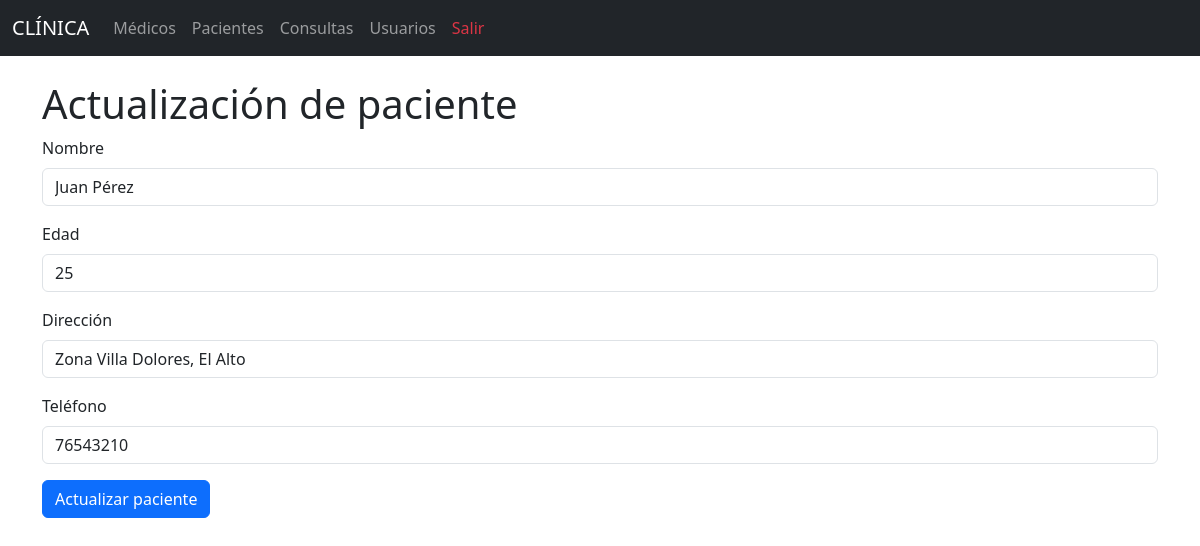
The page /pacientes/edit/1 on the database its author committed.
### models/paciente_model.py (models this page shows, shortened)
class Paciente(db.Model):
    __tablename__ = "pacientes"
    id = db.Column(db.Integer, primary_key=True)
    nombre = db.Column(db.String(80), nullable=False)
    edad = db.Column(db.Integer, nullable=False)
    direccion = db.Column(db.String(150), nullable=False)
    telefono = db.Column(db.String(20), nullable=False)
    @staticmethod
    def get_by_id(id):
        return Paciente.query.get(id)

### controllers/paciente_controller.py (the view, shortened to what this page needs)
@paciente_bp.route("/edit/<int:id>", methods=['GET', 'POST'])
def edit(id):
    paciente = Paciente.get_by_id(id)
    return paciente_view.edit(paciente)

### run.py (called while the page is built)
@app.context_processor
def inject_active_path():
    def is_active(path):
        return 'active' if request.path == path else ''
    return dict(is_active=is_active)

### views/paciente_view.py (called while the page is built)
def edit(paciente):
    return render_template('pacientes/edit.html', paciente=paciente)

### templates/pacientes/edit.html (shortened to what this page needs)
{% extends 'base.html' %}
{% block content %}
<h1>Actualización de paciente</h1>
<form action="{{url_for('paciente.edit', id=paciente.id)}}" method="POST">
    <div class="mb-3">
        <label class="form-label">Nombre</label>
        <input type="text" class="form-control" name="nombre" value="{{ paciente.nombre }}" required>
    </div>
    <div class="mb-3">
        <label class="form-label">Edad</label>
        <input type="number" class="form-control" name="edad" value="{{ paciente.edad }}" required>
    </div>
    <div class="mb-3">
        <label class="form-label">Dirección</label>
        <input type="text" class="form-control" name="direccion" value="{{ paciente.direccion }}" required>
    </div>
    <div class="mb-3">
        <label class="form-label">Teléfono</label>
        <input type="number" class="form-control" name="telefono" value="{{ paciente.telefono }}" required>
    </div>
    <button type="submit" class="btn btn-primary">
        Actualizar paciente
    </button>
</form>
{% endblock %}

### rows shown on the page
Paciente: nombre "Juan Pérez", edad "25", direccion "Zona Villa Dolores, El Alto", telefono "76543210"
